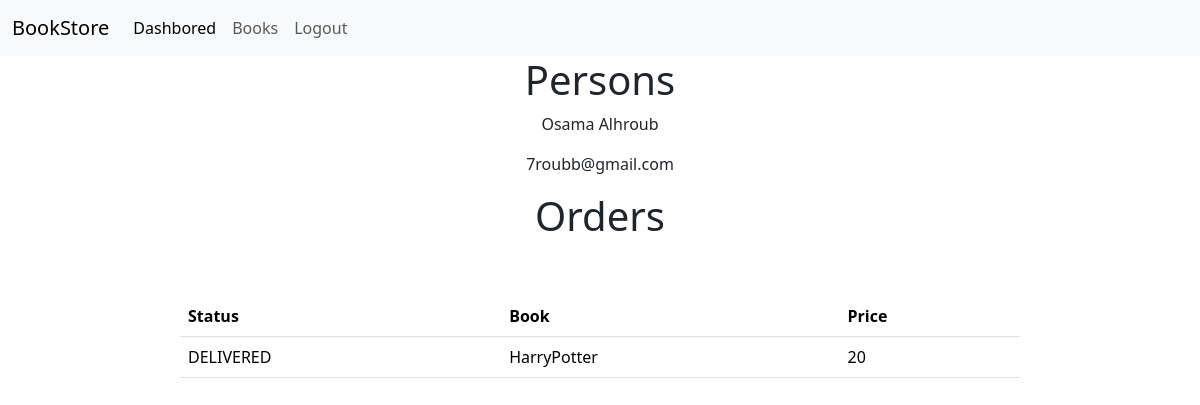
Screenshot of /customer/1 with the database file from the repository.
### Store/models.py (models this page shows, shortened)
class Customer(models.Model):
    name = models.CharField(max_length=100)
    email = models.EmailField(max_length=100)
    address = models.CharField(max_length=100)
    phone = models.CharField(max_length=100)

class Order(models.Model):
    customer = models.ForeignKey(Customer, on_delete=models.CASCADE)
    book = models.ForeignKey(Book, on_delete=models.CASCADE)
    quantity = models.IntegerField(default=1)
    STATUS = [
       ('IN ORDER','IN ORDER'),
        ('DELIVERED','DELIVERED'),
        ('CANCELLED','CANCELLED'),
        ('RETURNED','RETURNED'),
        ('PENDING','PENDING'),
        ('DELIVERING','DELIVERING'),
    ]
    status = models.CharField(max_length=100, choices=STATUS)

class Book(models.Model):
    name = models.CharField(max_length=100,null=True, blank=True)
    author = models.CharField(max_length=100 ,null=True, blank=True)
    price = models.CharField(max_length=100 ,null=True)
    issuDate = models.DateField(null=True, blank=True)
    CATOGRTY = [
        ('Fiction', 'Fiction'),
        ('Non-Fiction', 'Non-Fiction'),
        ('Biography', 'Biography'),
        ('Thriller', 'Thriller'),
        ('Romance', 'Romance'),
        ('Horror', 'Horror'),
        ('Mystery', 'Mystery'),
        ('Sci-Fi', 'Sci-Fi'),
        ('Self-Help', 'Self-Help'),
        ('Health', 'Health'),
        ('Cooking', 'Cooking'),
        ('History', 'History'),
        ('Travel', 'Travel'),
        ('Education', 'Education'),
        ('Business', 'Business'),
        ('Politics', 'Politics'),
        ('Religion', 'Religion'),
        ('Spirituality', 'Spirituality'),
        ('Science', 'Science'),
        ('Technology', 'Technology'),
    ]
    category = models.CharField(max_length=100, choices=CATOGRTY)
    tag = models.ManyToManyField(Tag, blank=True, null= True)

### Store/views.py (the view)
# urls.py: path('customer/<str:pk>',customer,name='customer' ),
def customer(request,pk):
    person = Customer.objects.get(id=pk)
    orders = person.order_set.all()
    return render(request,'customer.html' ,{'persons':person,'orders':orders})

### Store/templates/customer.html
{% extends "main.html" %}
{% block content %}
<div class='content'>
<h1>Persons</h1>
{% if persons %}
        <p> {{persons.name}}</p>
        <p> {{persons.email}}</p>
    {%else%}
    <p> there is no person yet  </p>
{%endif%}
<h1>Orders</h1>
{% if orders %}
    <table class="table table-hover">
        <thead>
          <tr>
            <th scope="col">Status</th>
            <th scope="col">Book</th>
            <th scope="col">Price</th>
          </tr>
        </thead>
        <tbody>
        {% for order in orders %}
          <tr>
            <td>{{order.status}}</td>
            <td>{{order.book.name}}</td>
            <td>{{order.book.price}}</td>
          </tr>
          {% endfor %}
        </tbody>
      </table>
      {% else %}
      <p> there is no orders  </p>
      {% endif %}
    </div>
{% endblock  %}

### static/css/style.css (style rules this page uses)
.table-hover { width: 50%; }
.content { display: flex; flex-direction: column; justify-content: center; align-items: center; }
.table { width: 70%; }
.table { margin-top: 3rem; }

### rows the page displays
Customer: name "Osama Alhroub", email "7roubb@gmail.com"
Order: status "DELIVERED", book.name "HarryPotter", book.price "20"
